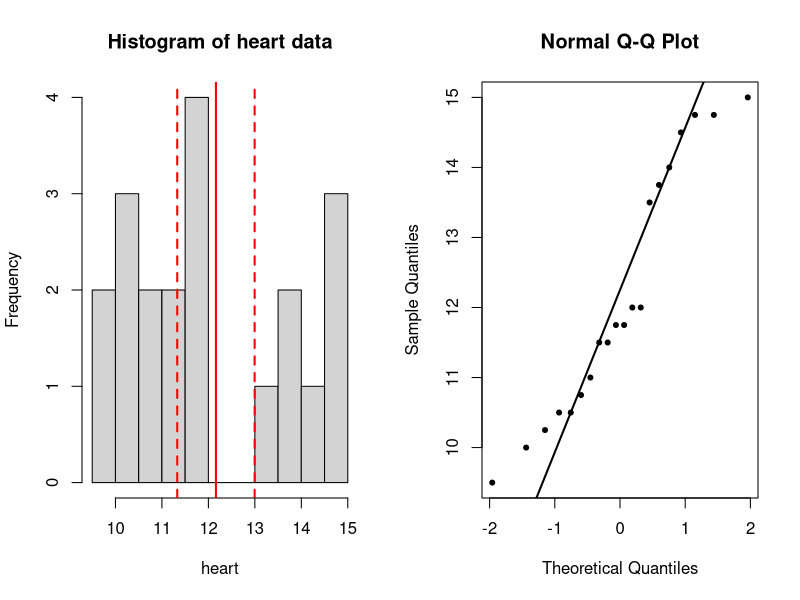
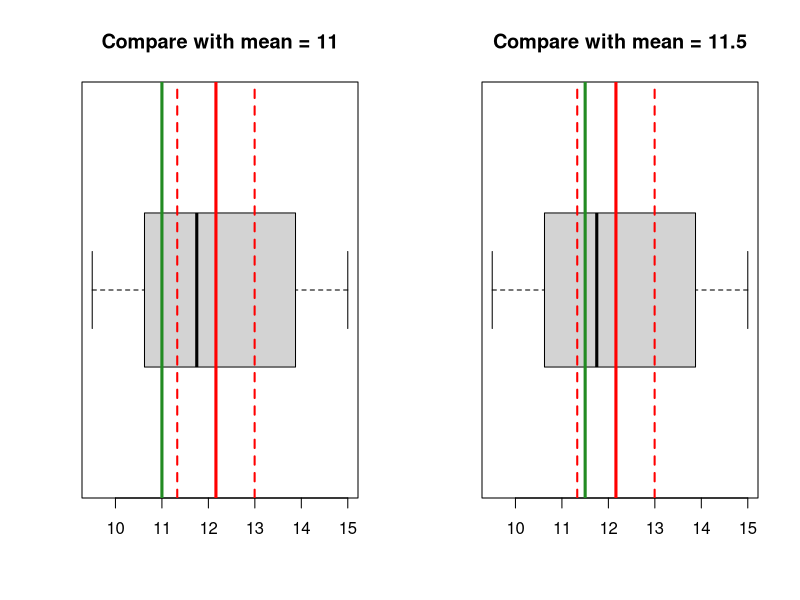
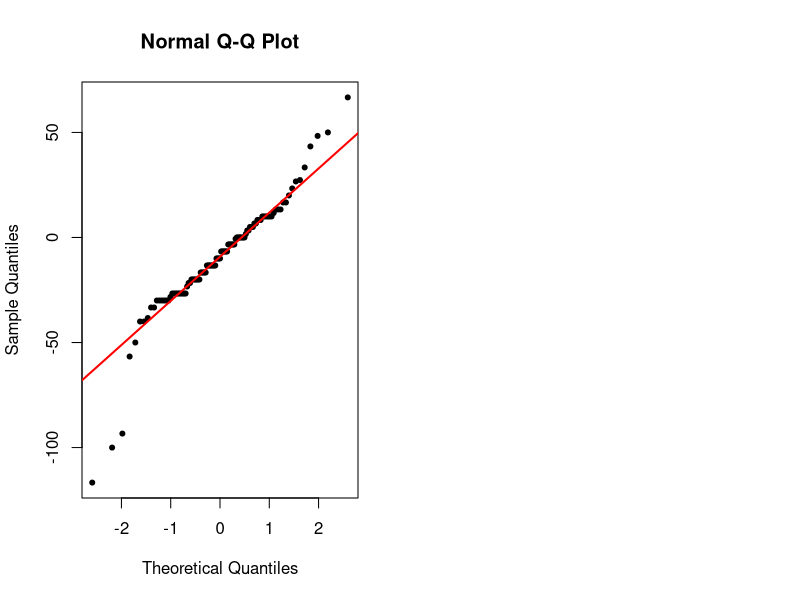
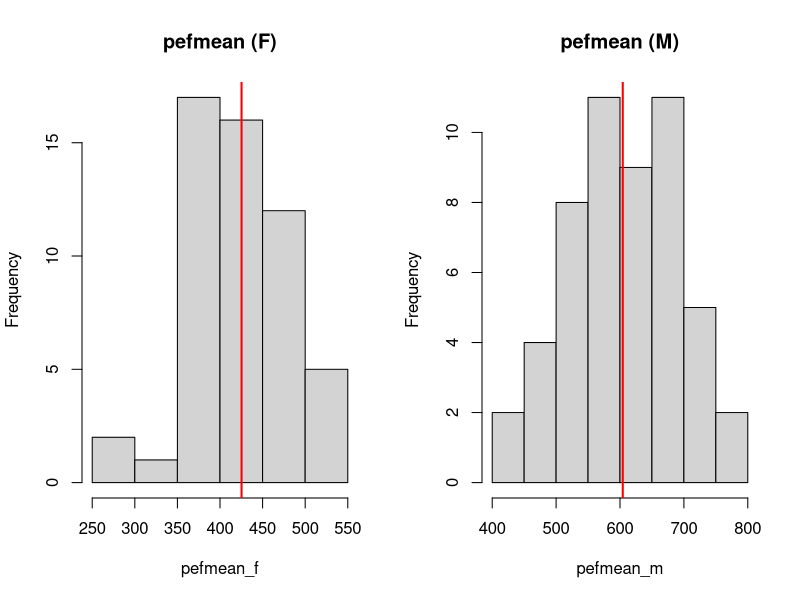
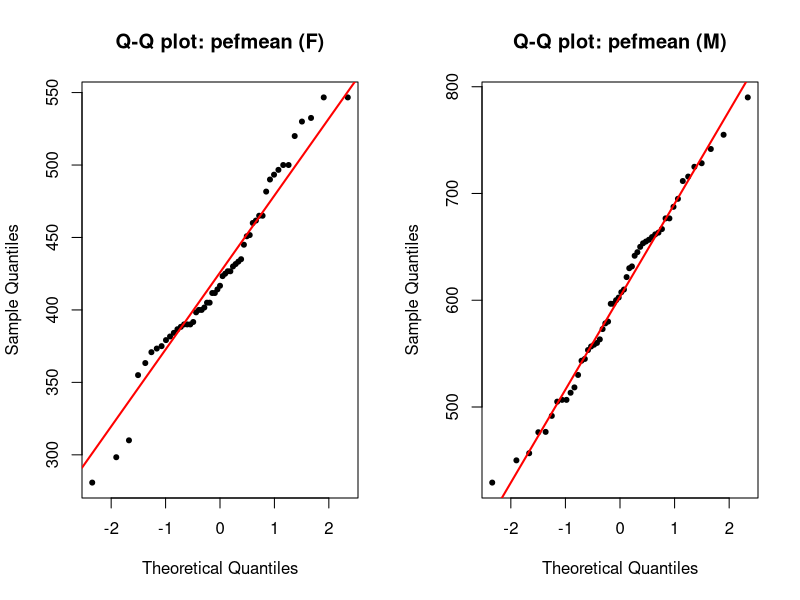

Recreate these plots in R, in order.
## ---- chunk 1
# enter the data
heart <- c(11.5, 14.75, 13.75, 10.5, 14.75,
           13.5, 10.75, 9.5, 11.75, 12, 
           10.5, 11.75, 10, 14.5, 12, 
           11, 14, 15, 11.5, 10.25)
## ---- chunk 2
# compute the mean
sum_heart <- 11.5 + 14.75 + 13.75 + 10.5 + 14.75 + 
  13.5 + 10.75 + 9.5 + 11.75 + 12 + 
  10.5 + 11.75 + 10 + 14.5 + 12 + 
  11 + 14 + 15 + 11.5 + 10.25

n <- 20 # length(heart)

sum_heart
sum_heart/20

# formula: sum(heart)/length(heart)
mean(heart)  # 12.162
## ---- chunk 3
# standard deviation, 95% confidence interval

# formula (sd): sqrt(1/(n-1) * (sum(xi - xbar)^2))
# translate into format that R can understand:

n <- 20  # length(heart)
sqrt(1/(n-1) * (sum((heart - mean(heart))^2))) # be careful with brackets

sd(heart) # 1.779


# 95% CI (quantile from t-distribution)
# formula: CI = xbar +- t(n-1, alpha/2) * sd/sqrt(n)
# translate into format R can understand:

t025 <- qt(p = 0.025, df = n-1) # -2.09
t975 <- qt(p = 0.975, df = n-1) # 2.09
c(t025, t975) # symmetric around 0

# plug in the formula
ci_lower <- mean(heart) - t975 * sd(heart)/sqrt(n)
ci_upper <- mean(heart) + t975 * sd(heart)/sqrt(n)
c(ci_lower, ci_upper)

# verify by doing a one-sample t-test
# by default, it tests whether mean is 0
t.test(heart)
## ---- chunk 4
par(mfrow = c(1, 2))
# histogram
hist(heart, breaks = 10, main = 'Histogram of heart data')
abline(v = mean(heart), col = 'red', lwd = 2)
abline(v = c(ci_lower, ci_upper), col = 'red', lwd = 2,
       lty = 'dashed')

# qqplot 
qqnorm(heart, pch = 20)
qqline(heart, lwd = 2)
## ---- chunk 5
# boxplot 
par(mfrow = c(1, 2))
# compare with 11
boxplot(heart, horizontal = T, main = 'Compare with mean = 11')
abline(v = mean(heart), col = 'red', lwd = 3)
abline(v = c(ci_lower, ci_upper), col = 'red', lwd = 2,
       lty = 'dashed')
abline(v = 11, col = 'forestgreen', lwd = 3)


# compare with 11.5
boxplot(heart, horizontal = T, main = 'Compare with mean = 11.5')
abline(v = mean(heart), col = 'red', lwd = 3)
abline(v = c(ci_lower, ci_upper), col = 'red', lwd = 2,
       lty = 'dashed')
abline(v = 11.5, col = 'forestgreen', lwd = 3)
## ---- chunk 6
# H0: mu = 11; H1: mu != 11
t.test(heart, mu = 11, conf.level = 0.95)

# H0: mu = 11.5; H1: mu != 11.5
t.test(heart, mu = 11.5, conf.level = 0.95)
## ---- chunk 7
lung_data <- haven::read_dta('data/PEFH98-english.dta')

# recode gender: female, male
lung_data$gender <- factor(lung_data$gender, 
                           levels = c('1','2'),
                           labels = c('female','male')) 
# head(lung_data)
# we can focus on height and gender variable only
head(lung_data[, c('height', 'gender')], 10)
## ---- chunk 8
# for convenience, we create a variable names 'gender'
gender <- lung_data$gender
# height for female
height_f <- lung_data$height[gender == 'female']
## ---- chunk 9
# check the first few values, is it only selecting female heights?
head(height_f)

# number of females
nf <- length(height_f)  # 54
nf
## ---- chunk 10
mean(height_f) # 169.57
sd(height_f) # 5.69
# se_f <- sd(height_f)/sqrt(54) 0.774

# quantile for t distribution: pay attention to df!
t975 <- qt(p = 0.975, df = nf-1) # 2.005

# 95% CI 
ci_upper_f <- mean(height_f) + t975 * sd(height_f)/sqrt(nf) # 171.1277
ci_lower_f <- mean(height_f) - t975 * sd(height_f)/sqrt(nf) # 168.0204
c(ci_lower_f, ci_upper_f)

# double check by running a t.test
t.test(height_f)
## ---- chunk 11
# height for male 
height_m <- lung_data$height[gender == 'male']
# number of males
nm <- length(height_m)  # 52

mean(height_m) # 181.87
sd(height_m) # 5.67
# se_m <- sd(height_m)/sqrt(52) # 0.786

# find quantile for males (pay attention to df)
t975 <- qt(p = 0.975, df = nm-1) # 2.007
# 95% CI
ci_upper_m <- mean(height_m) + t975 * sd(height_m)/sqrt(nm) # 183.44
ci_lower_m <- mean(height_m) - t975 * sd(height_m)/sqrt(nm)  # 180.28
c(ci_lower_m, ci_upper_m)

# verify by t.test
t.test(height_m)
## ---- chunk 12
# use t.test command
t.test(height_f, mu = 167)

# alternatively, 
# calculate by hand
t_stat <- (mean(height_f) - 167)/(sd(height_f)/sqrt(nf))
t_stat  # 3.323

# compare this with t distribution with nf-1 degrees of freedom
pval_twosided <- pt(q = t_stat, df = nf-1, lower.tail = F)*2
pval_twosided

## ---- chunk 13
pefsit1 <- lung_data$pefsit1
pefsit2 <- lung_data$pefsit2
# hist(pefsit1)
# hist(pefsit2)

t.test(pefsit1, pefsit2, paired = T)

# alternatively, you can test whether the difference is equal to 0
diff_sit1_sit2 <- pefsit1 - pefsit2
t.test(diff_sit1_sit2, mu = 0)
## ---- chunk 14
# compare pefsitm, pefstam (paired t-test)
pefsitm <- lung_data$pefsitm
pefstam <- lung_data$pefstam

t.test(pefsitm, pefstam, paired = T)
## ---- chunk 15
# create a variable
diff_sitm_stam <- pefsitm - pefstam
qqnorm(diff_sitm_stam, pch = 20)
qqline(diff_sitm_stam, col = 'red', lwd = 2)

## ---- chunk 16
# this is independent two samples t-test
# we need two variables: pefmean for men, pefmean for women

pefmean_f <- lung_data$pefmean[gender == 'female']
pefmean_m <- lung_data$pefmean[gender == 'male']


# visually spot whether there is a difference
# NOTE: there is a NA in pefmean_f
par(mfrow = c(1, 2))
hist(pefmean_f, main = 'pefmean (F)')
abline(v = mean(pefmean_f, na.rm = T), col = 'red', lwd = 2)
hist(pefmean_m, main = 'pefmean (M)')
abline(v = mean(pefmean_m), col = 'red', lwd = 2)

# two sample t-test 
t.test(pefmean_f, pefmean_m, paired = F)
## ---- chunk 17
par(mfrow = c(1, 2))
qqnorm(pefmean_f, pch = 20, main = 'Q-Q plot: pefmean (F)')
qqline(pefmean_f, col = 'red', lwd = 2)

qqnorm(pefmean_m, pch = 20, main = 'Q-Q plot: pefmean (M)')
qqline(pefmean_m, col = 'red', lwd = 2)

